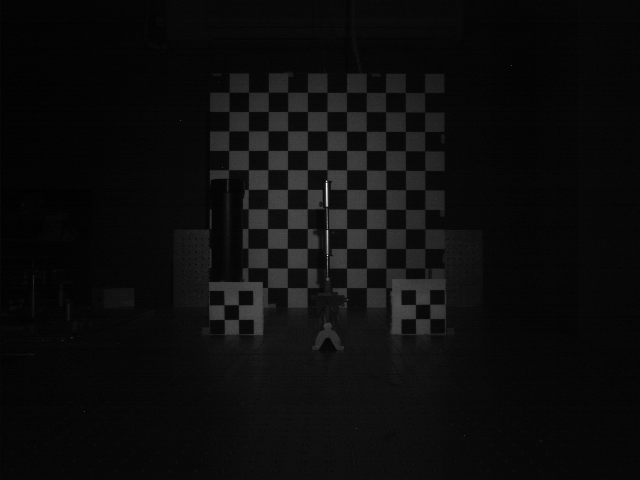
%> input picture ransactest/estGeoTrans/InfraredV1.tif, 640 x 480 px
$ octave CornerDecTest.m   (GNU Octave 9; MATLAB toolbox functions it lacks are replaced by stand-ins)
%> lines starting %> are read from the running program, lines starting %| are printed output that depends on the picture
clear all
close all


% [13 lines of commented-out code are left out]


v1 = zeros(960, 1280);
v2 = zeros(480,640);
% [29 lines of commented-out code are left out]
v1 = imread('InfraredV1.tif');
%> v1 is the input picture: size 480x640 uint16; min 256, max 28032, mean 1678.7
v2 = imread('InfraredV2.tif');
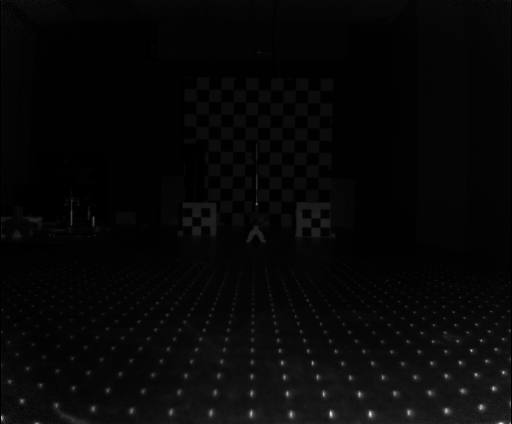
%> input picture ransactest/estGeoTrans/InfraredV2.tif, 512 x 424 px
%> v2 is the input picture: size 424x512 uint16; min 0, max 47892, mean 1411.7
% [11 lines of commented-out code are left out]
v1 = imadjust(v1 ,[], [], 0.36);
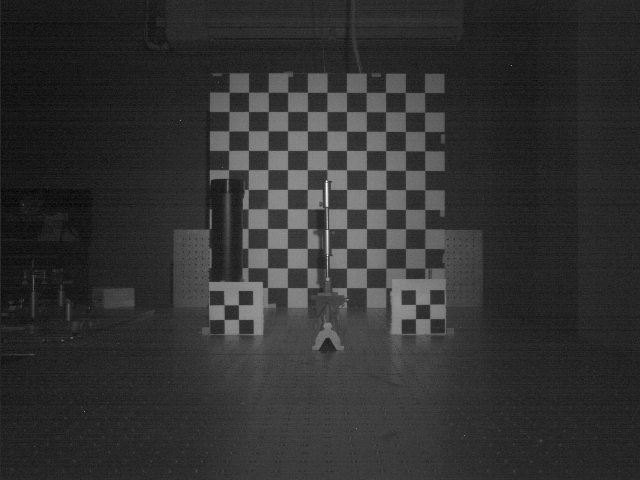
%> v1: size 480x640 uint16; min 8902, max 48272, mean 16577.7; drawn with min black and max white
v2 = imadjust(v2 ,[], [], 0.21);
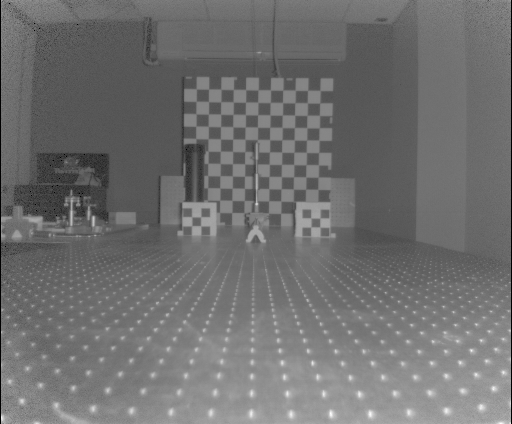
%> v2: size 424x512 uint16; min 0, max 61358, mean 26963.9; drawn with min black and max white

%Log transformation
% v1 = c*(log(1+v1));
% v2 = c*(log(1+v2));

%Experimental RGB-IR transformation matrix for V2
%https://link.springer.com/content/pdf/10.1007%2F978-3-662-47487-7_17.pdf
T = [0.3584, 0.0089, 0.000;0.0031,0.3531,0.0001;-101.5934,13.6311,0.9914];
% [7 lines of commented-out code are left out]

figure(1)
subplot(1,2,1)
imshow(v1);
subplot(1,2,2)
imshow(v2);


% Detects matching features from both images (V1 and V2) and stores them in
% ptsOriginal, ptsDistorted.
%> (the run ends here)
